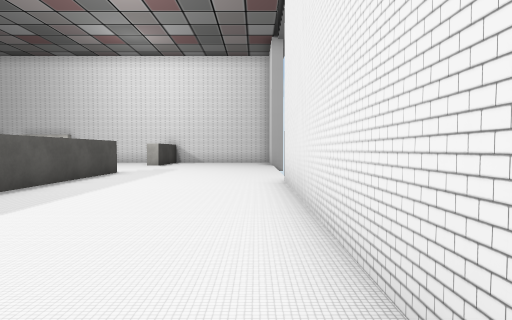
view 1 (above)

17 first-person views from a walk through a 3-D level made in the Unity game engine. The camera is 1.4 m above the floor, tilts 2° down and sees 80° across. The floor is counted in squares, 2 m on a side. Each view is taken from the middle of a square. On the plan, view 1 faces up. The plan holds only what a view shows up to about 10 squares ahead; the rest is blank. The place goes on beyond the plan. Some animated figures are left out. Some surface patterns are stand-ins.

view 2
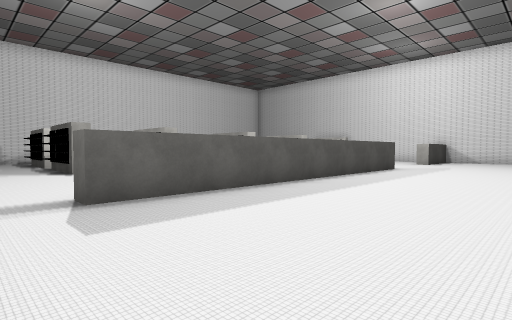

view 3
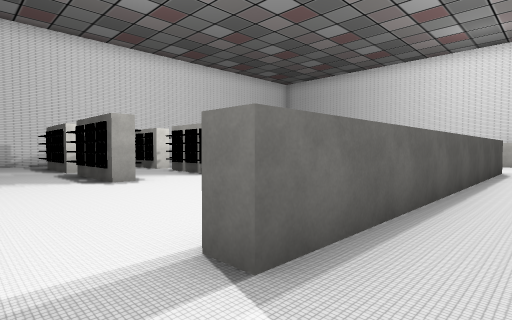

view 4
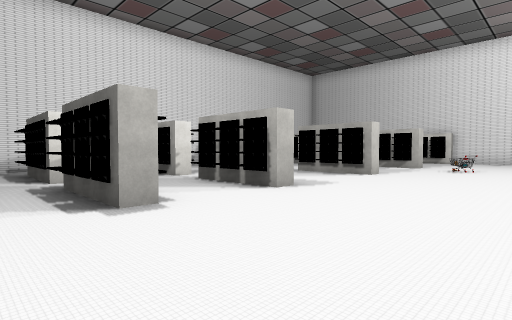

view 5
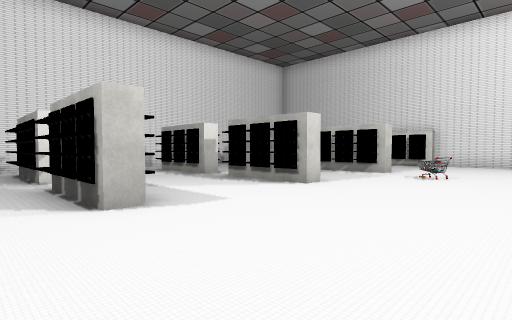

view 6
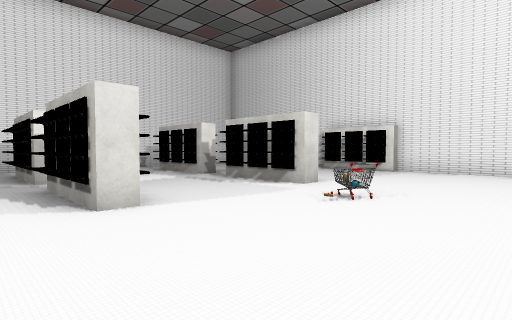

view 7
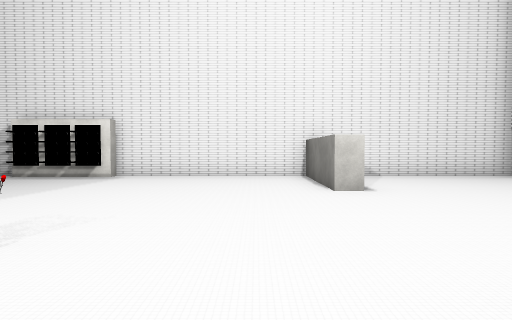

view 8
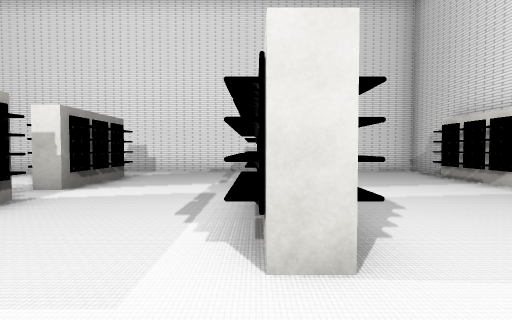

view 9
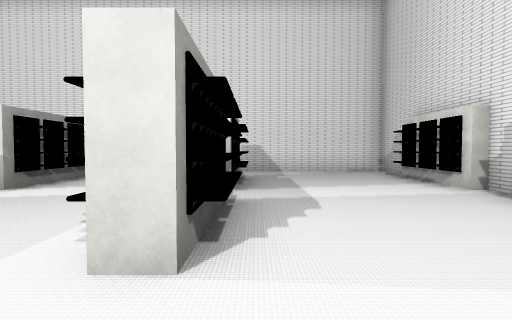

view 10
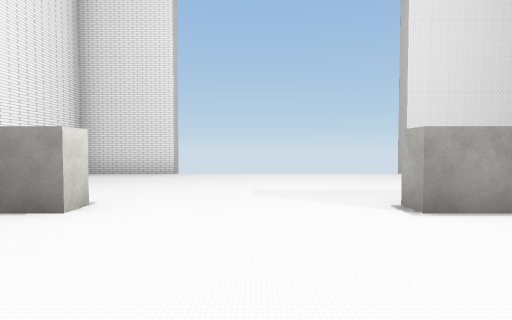

view 11
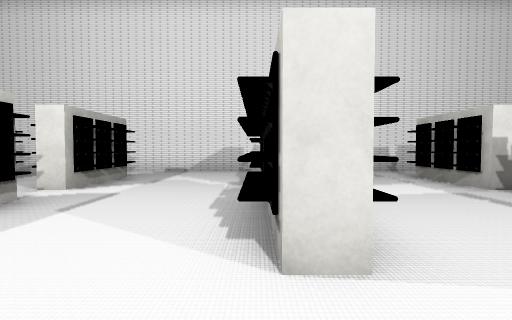

view 12
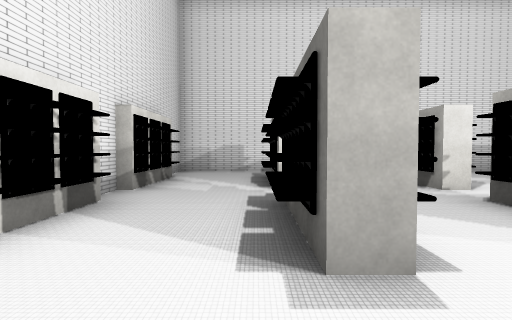

view 13
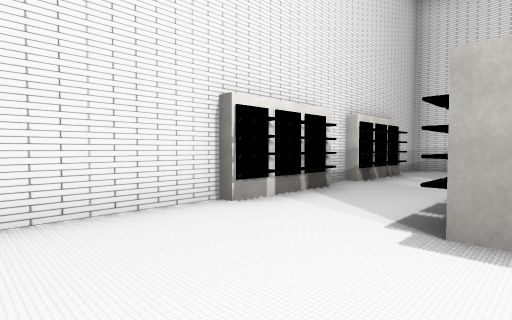

view 14
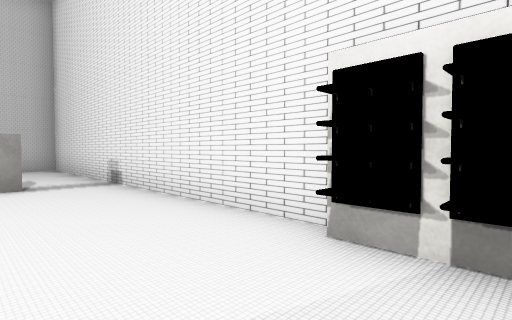

view 15
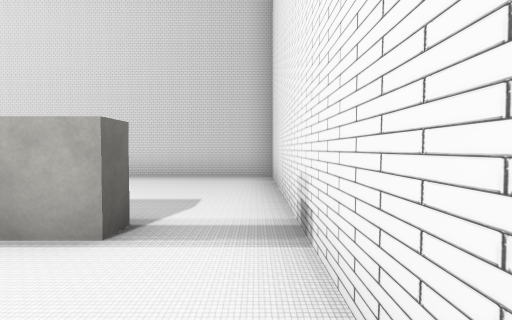

view 16
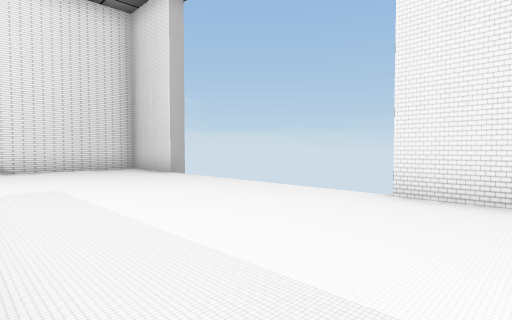

view 17
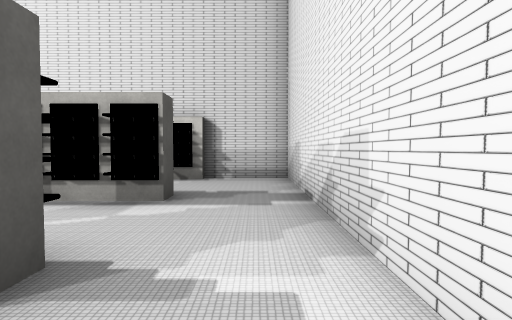

### Floor plan
Points are (right, up) in squares from view 1. A wall is a line through its corners. A room is listed if a view was taken in it or the views show most of it. See-through windows are left out.
Room 1 (views 1, 2, 3, 4, 5, 6, 7, 8, 9, 10, 11, 12, 13, 14, 15, 16, 17)
walls: (-4.7, 8.1) (-4.7, 9.2) (-4.2, 9.2) (-4.2, -0.8) (-4.7, -0.8) (-4.7, 0); (-4.1, 13.1) (-4.7, 13.1) (-4.7, 16) (-9.8, 16); (-12.4, 16) (-13.2, 16); (-12.2, -2.1) (-9.7, -2.1) (-9.7, -2.4) (0.6, -2.4) (0.6, 6.8); (-15.9, -2.1) (-13.3, -2.1) (-13.3, -2.4) (-12.6, -2.4); (-16.1, 16) (-17.8, 16) (-17.8, -2.4) (-15.8, -2.4); (0.6, 13.3) (0.6, 16) (-3.2, 16)
objects: shelf (-15, 1) to (-14, 1); shelf (-15, 4) to (-14, 4); shelf (-15, 8) to (-14, 8); shelf (-15, 11) to (-14, 11); shelf (-15, 16) to (-14, 16); shelf (-12, 1) to (-10, 1); shelf (-12, 4) to (-10, 4); shelf (-12, 8) to (-10, 8); shelf (-12, 11) to (-10, 11); shelf (-11, 16); cart (-8, 10)

Positions as (right, up) in squares from view 1, and headings:
1: (0, 0), facing up
2: (0, -2), facing up-left
3: (-3, -2), facing up-left
4: (-6, -1), facing up-left
5: (-6, 2), facing up-left
6: (-6, 6), facing up-left
7: (-6, 8), facing up
8: (-8, 11), facing left
9: (-8, 12), facing left
10: (-8, 11), facing right
11: (-8, 7), facing left
12: (-8, 0), facing left
13: (-7, 1), facing down-left
14: (-11, 0), facing down-right
15: (-7, -2), facing right
16: (-4, 5), facing up-right
17: (-17, 5), facing down
